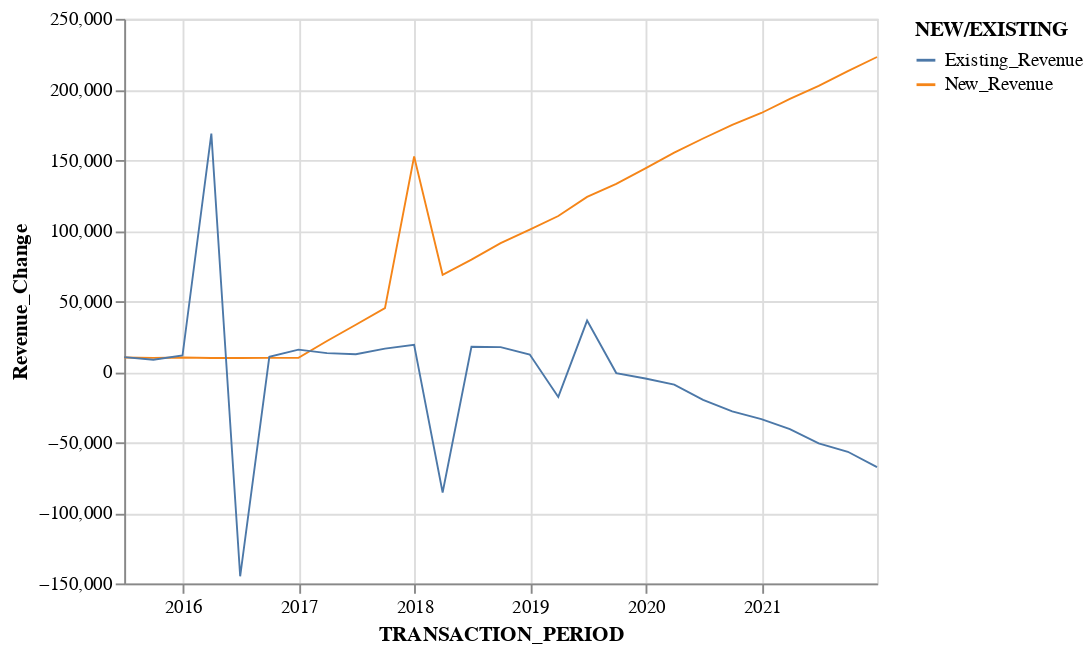

The notebook cell this image was saved under:
### Code cell
alt.Chart(quarterly_revenue_change.melt(id_vars=['TRANSACTION_PERIOD'], var_name='NEW/EXISTING', value_name='Revenue_Change')).mark_line(size=1).encode(
    x='TRANSACTION_PERIOD:T',
    y='Revenue_Change:Q',
    color='NEW/EXISTING:N'
)

### Figure 1 — Vega-Lite specification as saved in the notebook (floating-point values rounded to 4 significant figures)
{"config": {"view": {"continuousWidth": 400, "continuousHeight": 300}}, "data": {"name": "data-b6bb4487608dc84cf16c26c3bd16578f"}, "mark": {"type": "line", "size": 1}, "encoding": {"color": {"field": "NEW/EXISTING", "type": "nominal"}, "x": {"field": "TRANSACTION_PERIOD", "type": "temporal"}, "y": {"field": "Revenue_Change", "type": "quantitative"}}, "$schema": "https://vega.github.io/schema/vega-lite/v4.17.0.json", "datasets": {"data-b6bb4487608dc84cf16c26c3bd16578f": [{"TRANSACTION_PERIOD": "2015-06-30T00:00:00", "NEW/EXISTING": "New_Revenue", "Revenue_Change": 10030.0}, {"TRANSACTION_PERIOD": "2015-09-30T00:00:00", "NEW/EXISTING": "New_Revenue", "Revenue_Change": 9829.0}, {"TRANSACTION_PERIOD": "2015-12-31T00:00:00", "NEW/EXISTING": "New_Revenue", "Revenue_Change": 10040.0}, {"TRANSACTION_PERIOD": "2016-03-31T00:00:00", "NEW/EXISTING": "New_Revenue", "Revenue_Change": 9710.0}, {"TRANSACTION_PERIOD": "2016-06-30T00:00:00", "NEW/EXISTING": "New_Revenue", "Revenue_Change": 9721.0}, {"TRANSACTION_PERIOD": "2016-09-30T00:00:00", "NEW/EXISTING": "New_Revenue", "Revenue_Change": 9807.0}, {"TRANSACTION_PERIOD": "2016-12-31T00:00:00", "NEW/EXISTING": "New_Revenue", "Revenue_Change": 9831.0}, {"TRANSACTION_PERIOD": "2017-03-31T00:00:00", "NEW/EXISTING": "New_Revenue", "Revenue_Change": 21770.0}, {"TRANSACTION_PERIOD": "2017-06-30T00:00:00", "NEW/EXISTING": "New_Revenue", "Revenue_Change": 33270.0}, {"TRANSACTION_PERIOD": "2017-09-30T00:00:00", "NEW/EXISTING": "New_Revenue", "Revenue_Change": 45070.0}, {"TRANSACTION_PERIOD": "2017-12-31T00:00:00", "NEW/EXISTING": "New_Revenue", "Revenue_Change": 152500.0}, {"TRANSACTION_PERIOD": "2018-03-31T00:00:00", "NEW/EXISTING": "New_Revenue", "Revenue_Change": 68650.0}, {"TRANSACTION_PERIOD": "2018-06-30T00:00:00", "NEW/EXISTING": "New_Revenue", "Revenue_Change": 79390.0}, {"TRANSACTION_PERIOD": "2018-09-30T00:00:00", "NEW/EXISTING": "New_Revenue", "Revenue_Change": 91030.0}, {"TRANSACTION_PERIOD": "2018-12-31T00:00:00", "NEW/EXISTING": "New_Revenue", "Revenue_Change": 100700.0}, {"TRANSACTION_PERIOD": "2019-03-31T00:00:00", "NEW/EXISTING": "New_Revenue", "Revenue_Change": 110300.0}, {"TRANSACTION_PERIOD": "2019-06-30T00:00:00", "NEW/EXISTING": "New_Revenue", "Revenue_Change": 123900.0}, {"TRANSACTION_PERIOD": "2019-09-30T00:00:00", "NEW/EXISTING": "New_Revenue", "Revenue_Change": 133100.0}, {"TRANSACTION_PERIOD": "2019-12-31T00:00:00", "NEW/EXISTING": "New_Revenue", "Revenue_Change": 144000.0}, {"TRANSACTION_PERIOD": "2020-03-31T00:00:00", "NEW/EXISTING": "New_Revenue", "Revenue_Change": 155200.0}, {"TRANSACTION_PERIOD": "2020-06-30T00:00:00", "NEW/EXISTING": "New_Revenue", "Revenue_Change": 165200.0}, {"TRANSACTION_PERIOD": "2020-09-30T00:00:00", "NEW/EXISTING": "New_Revenue", "Revenue_Change": 174800.0}, {"TRANSACTION_PERIOD": "2020-12-31T00:00:00", "NEW/EXISTING": "New_Revenue", "Revenue_Change": 183300.0}, {"TRANSACTION_PERIOD": "2021-03-31T00:00:00", "NEW/EXISTING": "New_Revenue", "Revenue_Change": 193200.0}, {"TRANSACTION_PERIOD": "2021-06-30T00:00:00", "NEW/EXISTING": "New_Revenue", "Revenue_Change": 202500.0}, {"TRANSACTION_PERIOD": "2021-09-30T00:00:00", "NEW/EXISTING": "New_Revenue", "Revenue_Change": 213000.0}, {"TRANSACTION_PERIOD": "2021-12-31T00:00:00", "NEW/EXISTING": "New_Revenue", "Revenue_Change": 222900.0}, {"TRANSACTION_PERIOD": "2015-06-30T00:00:00", "NEW/EXISTING": "Existing_Revenue", "Revenue_Change": 10340.0}, {"TRANSACTION_PERIOD": "2015-09-30T00:00:00", "NEW/EXISTING": "Existing_Revenue", "Revenue_Change": 8494.0}, {"TRANSACTION_PERIOD": "2015-12-31T00:00:00", "NEW/EXISTING": "Existing_Revenue", "Revenue_Change": 11470.0}, {"TRANSACTION_PERIOD": "2016-03-31T00:00:00", "NEW/EXISTING": "Existing_Revenue", "Revenue_Change": 168700.0}, {"TRANSACTION_PERIOD": "2016-06-30T00:00:00", "NEW/EXISTING": "Existing_Revenue", "Revenue_Change": -144900.0}, {"TRANSACTION_PERIOD": "2016-09-30T00:00:00", "NEW/EXISTING": "Existing_Revenue", "Revenue_Change": 10540.0}, {"TRANSACTION_PERIOD": "2016-12-31T00:00:00", "NEW/EXISTING": "Existing_Revenue", "Revenue_Change": 15660.0}, {"TRANSACTION_PERIOD": "2017-03-31T00:00:00", "NEW/EXISTING": "Existing_Revenue", "Revenue_Change": 13160.0}, {"TRANSACTION_PERIOD": "2017-06-30T00:00:00", "NEW/EXISTING": "Existing_Revenue", "Revenue_Change": 12380.0}, {"TRANSACTION_PERIOD": "2017-09-30T00:00:00", "NEW/EXISTING": "Existing_Revenue", "Revenue_Change": 16350.0}, {"TRANSACTION_PERIOD": "2017-12-31T00:00:00", "NEW/EXISTING": "Existing_Revenue", "Revenue_Change": 19080.0}, {"TRANSACTION_PERIOD": "2018-03-31T00:00:00", "NEW/EXISTING": "Existing_Revenue", "Revenue_Change": -85550.0}, {"TRANSACTION_PERIOD": "2018-06-30T00:00:00", "NEW/EXISTING": "Existing_Revenue", "Revenue_Change": 17620.0}, {"TRANSACTION_PERIOD": "2018-09-30T00:00:00", "NEW/EXISTING": "Existing_Revenue", "Revenue_Change": 17380.0}, {"TRANSACTION_PERIOD": "2018-12-31T00:00:00", "NEW/EXISTING": "Existing_Revenue", "Revenue_Change": 12190.0}, {"TRANSACTION_PERIOD": "2019-03-31T00:00:00", "NEW/EXISTING": "Existing_Revenue", "Revenue_Change": -17880.0}, {"TRANSACTION_PERIOD": "2019-06-30T00:00:00", "NEW/EXISTING": "Existing_Revenue", "Revenue_Change": 36200.0}, {"TRANSACTION_PERIOD": "2019-09-30T00:00:00", "NEW/EXISTING": "Existing_Revenue", "Revenue_Change": -973.5}, {"TRANSACTION_PERIOD": "2019-12-31T00:00:00", "NEW/EXISTING": "Existing_Revenue", "Revenue_Change": -4801.0}, {"TRANSACTION_PERIOD": "2020-03-31T00:00:00", "NEW/EXISTING": "Existing_Revenue", "Revenue_Change": -9165.0}, {"TRANSACTION_PERIOD": "2020-06-30T00:00:00", "NEW/EXISTING": "Existing_Revenue", "Revenue_Change": -19910.0}, {"TRANSACTION_PERIOD": "2020-09-30T00:00:00", "NEW/EXISTING": "Existing_Revenue", "Revenue_Change": -28150.0}, {"TRANSACTION_PERIOD": "2020-12-31T00:00:00", "NEW/EXISTING": "Existing_Revenue", "Revenue_Change": -33600.0}, {"TRANSACTION_PERIOD": "2021-03-31T00:00:00", "NEW/EXISTING": "Existing_Revenue", "Revenue_Change": -40650.0}, {"TRANSACTION_PERIOD": "2021-06-30T00:00:00", "NEW/EXISTING": "Existing_Revenue", "Revenue_Change": -50770.0}, {"TRANSACTION_PERIOD": "2021-09-30T00:00:00", "NEW/EXISTING": "Existing_Revenue", "Revenue_Change": -56730.0}, {"TRANSACTION_PERIOD": "2021-12-31T00:00:00", "NEW/EXISTING": "Existing_Revenue", "Revenue_Change": -67600.0}]}}
